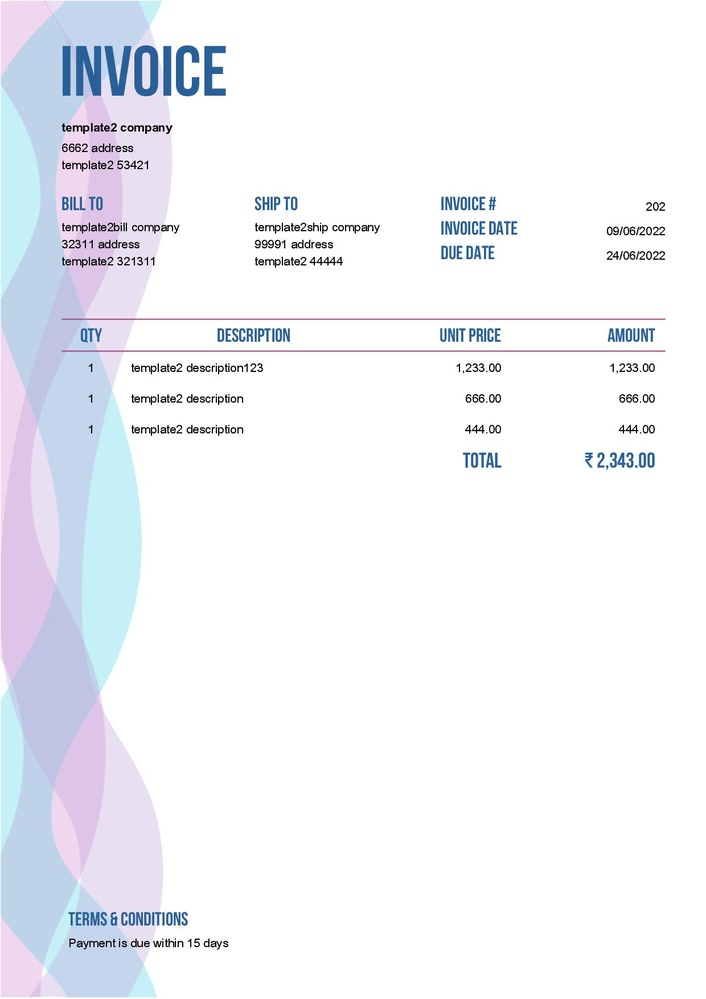
#> input picture data/sample_invoices/202-template2bill-company_png.rf.0bb582b5af721a0467aeab11532bf146.jpg, 706 x 999 px, shrunk from 1240 x 1754 before the run
$ python -i utils.py   (imports and definitions only)
#> lines starting #> are read from the running program, lines starting #| are printed output that depends on the picture; after the words box and inside, x2 and y2 are one past the last pixel; in counts of white or black regions, pixels touching at a corner belong together
import cv2
import numpy as np
import os
import re

def preprocess_image(image_path):
    """Preprocess the image for better OCR and detection"""
    image = cv2.imread(image_path)
#> image is the input picture: shape (999, 706, 3); mean B, G, R 247.7, 242.6, 240.9
    gray = cv2.cvtColor(image, cv2.COLOR_BGR2GRAY)
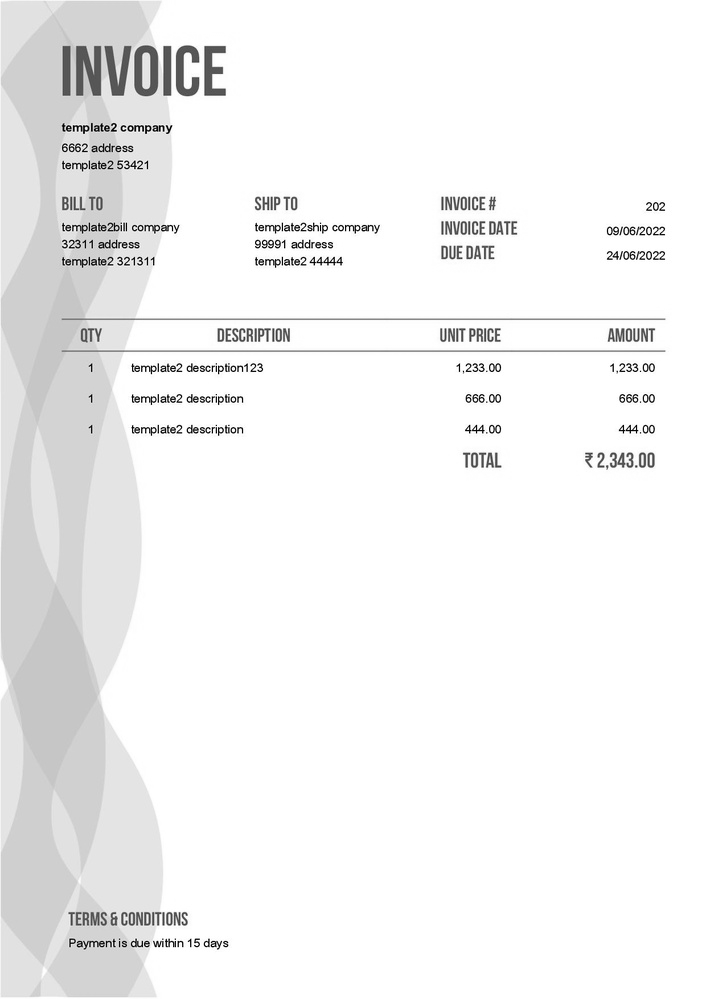
#> gray: shape (999, 706); min 0, max 255, mean 242.7
    # Basic preprocessing
    blurred = cv2.GaussianBlur(gray, (5, 5), 0)
    thresh = cv2.adaptiveThreshold(blurred, 255, cv2.ADAPTIVE_THRESH_GAUSSIAN_C,
                                  cv2.THRESH_BINARY, 11, 2)
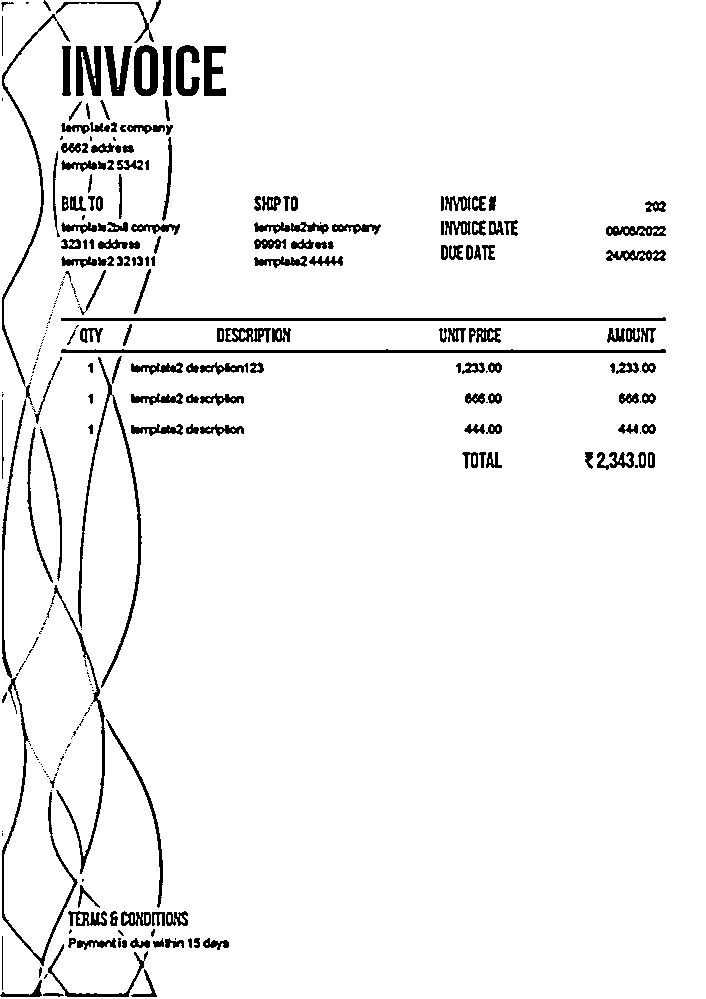
#> thresh: shape (999, 706); 94.9% white; 285 black regions (110 under 20 px), largest, box (x1, y1, x2, y2) and area: (61, 349, 666, 353) 1830, (61, 317, 666, 321) 1817, (78, 357, 142, 688) 1663
    return thresh, image

# [300 lines left out: functions extract_date, extract_invoice_number, extract_line_items, not called in this run]

>>> result = preprocess_image('data/sample_invoices/202-template2bill-company_png.rf.0bb582b5af721a0467aeab11532bf146.jpg')

$ run again, on data/sample_invoices/Invoice--16--1_jpg.rf.7a07d82e268c82d84c67713d875bb2ce.jpg
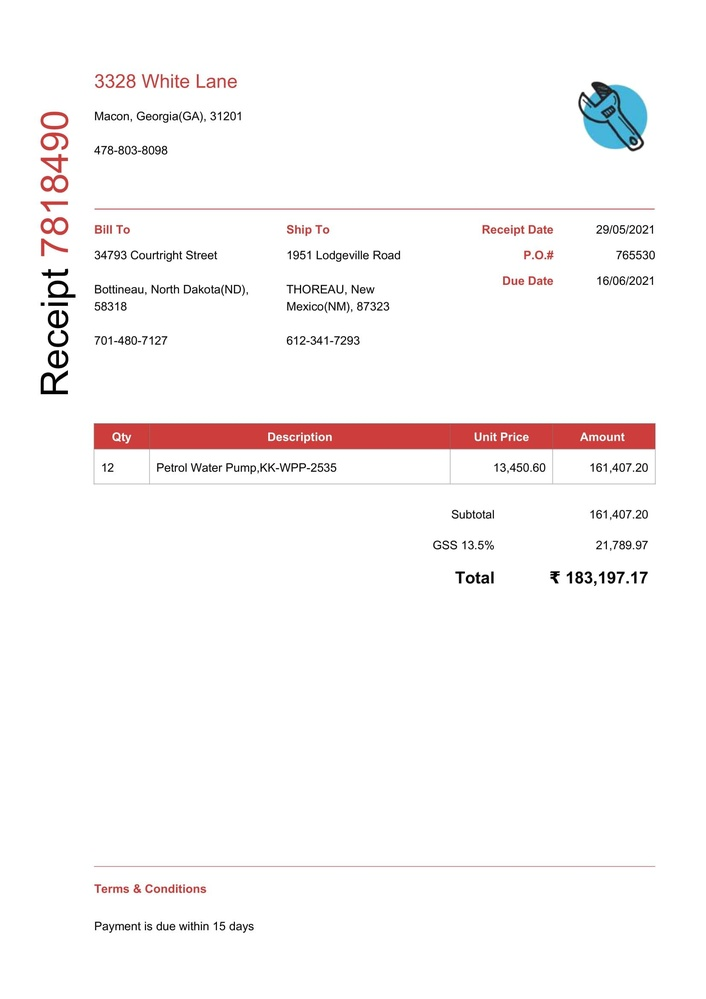
#> input picture data/sample_invoices/Invoice--16--1_jpg.rf.7a07d82e268c82d84c67713d875bb2ce.jpg, 706 x 999 px, shrunk from 1653 x 2339 before the run
#> in preprocess_image, image is the input picture: shape (999, 706, 3); mean B, G, R 247, 246.9, 249.8
#> in preprocess_image, `gray = cv2.cvtColor(image, cv2.COLOR_BGR2GRAY)`:
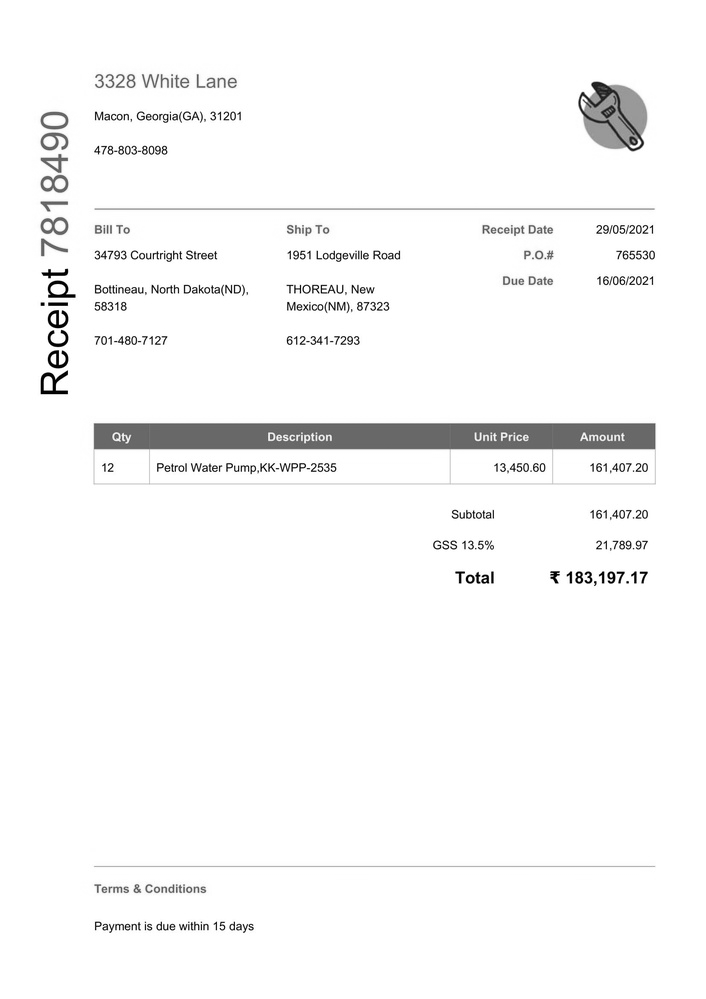
#> gray: shape (999, 706); min 0, max 255, mean 247.8
#> in preprocess_image, `thresh = cv2.adaptiveThreshold(blurred, 255, cv2.ADAPTIVE_THRESH_GAUSS..`:
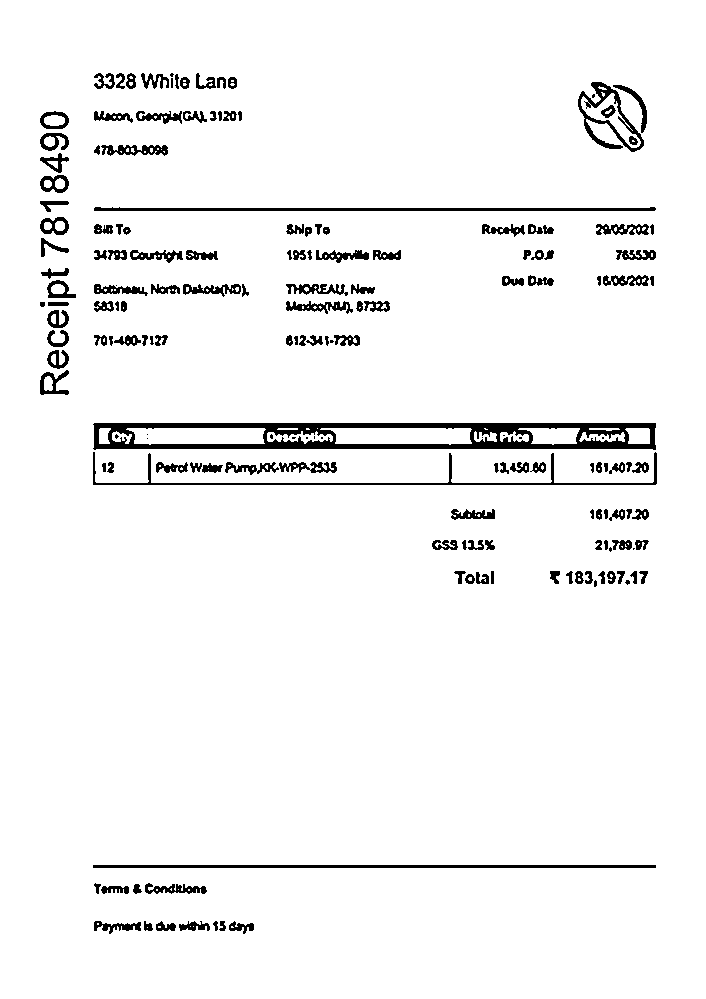
#> thresh: shape (999, 706); 95.4% white; 172 black regions (20 under 20 px), largest, box (x1, y1, x2, y2) and area: (93, 423, 656, 450) 7693, (94, 207, 656, 211) 1698, (93, 865, 656, 868) 1689
